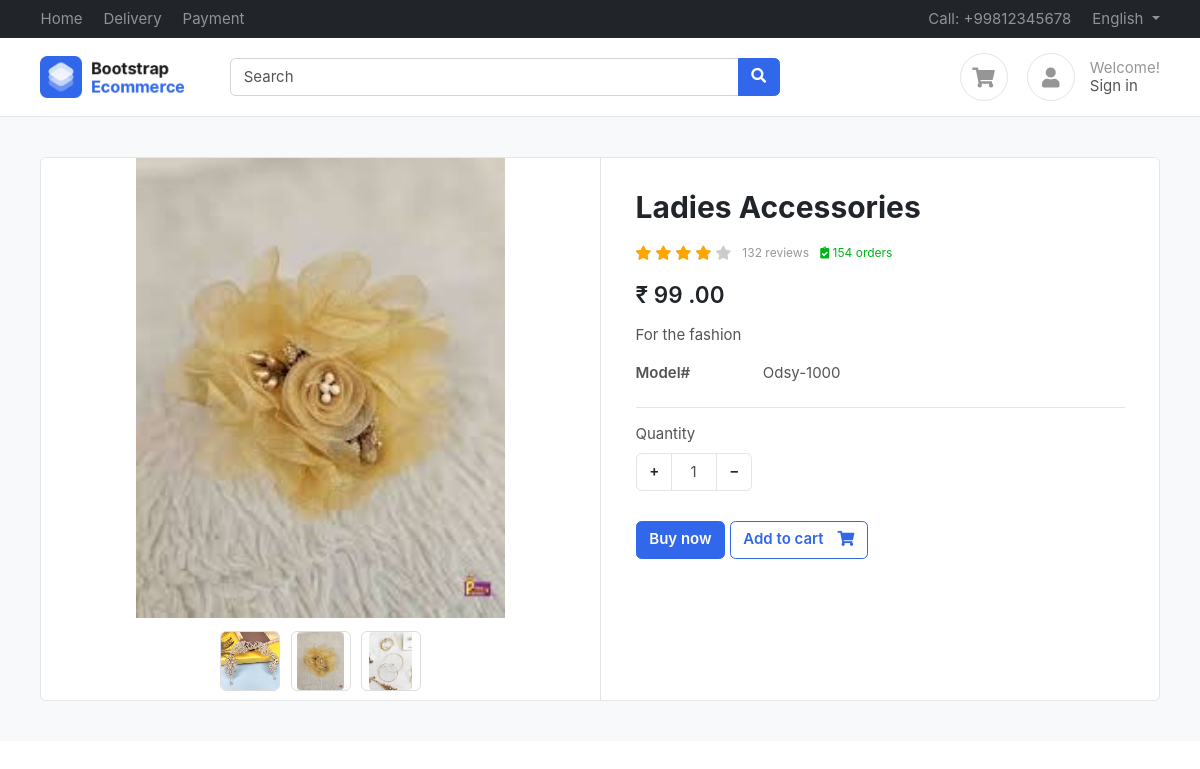
The app's page /product/ladies-accessories/ with its own data.
### Product/models.py (models this page shows, shortened)
class Product(BaseClass):
    product_name = models.CharField(max_length=50)
    slug = models.SlugField(unique=True , null=True , blank=True)
    category = models.ForeignKey(Category, related_name = "Product", on_delete=models.CASCADE)
    price = models.IntegerField()
    description = models.TextField()
    colour_variant = models.ManyToManyField(ColourVariant)
    size_variant = models.ManyToManyField(SizeVariant)

class ProductImage(BaseClass):
    product = models.ForeignKey(Product, related_name = "Product_Images", on_delete=models.CASCADE)
    product_image = models.ImageField(upload_to="Product")

### Product/views.py (the view)
# urls.py: path('<slug>/',get_product,name="GetProduct"),
def get_product(request , slug):
    try:
        product = Product.objects.get(slug = slug)
        context = {'product' : product}
        if request.GET.get('size'):
            size = request.GET.get('size')
            price = product.get_product_price_by_size(size)
            context['selected_size'] = size
            context['updated_price'] = price
        return render(request , 'Product/product.html' , context = context)
    except Exception as e:
        print(e)

### Template/Product/product.html (shortened to what this page needs)
{% extends "base/base.html" %}
{% block main  %}
<section class="section-content padding-y bg">
    <div class="container">
    <div class="card">
        <div class="row no-gutters">
            <aside class="col-md-6">
    <article class="gallery-wrap">
    <div class="img-big-wrap">
      <div> <a><img src="/media/{{product.Product_Images.first.product_image}}"></a></div>
    </div>
    <div class="thumbs-wrap">
      {%for image in product.Product_Images.all%}
      <a href="" class="item-thumb"> <img src="/media/{{image.product_image}}"></a>
      {%endfor%}
    </div>
    </article>
            </aside>
            <main class="col-md-6 border-left">
    <article class="content-body">
    <h2 class="title">{{product.product_name}}</h2>
    <div class="rating-wrap my-3">
        <ul class="rating-stars">
            <li style="width:80%" class="stars-active">
                <i class="fa fa-star"></i> <i class="fa fa-star"></i>
                <i class="fa fa-star"></i> <i class="fa fa-star"></i>
            </li>
            <li>
                <i class="fa fa-star"></i> <i class="fa fa-star"></i>
                <i class="fa fa-star"></i> <i class="fa fa-star"></i>
                <i class="fa fa-star"></i>
            </li>
        </ul>
        <small class="label-rating text-muted">132 reviews</small>
        <small class="label-rating text-success"> <i class="fa fa-clipboard-check"></i> 154 orders </small>
    </div>
    <div class="mb-3">
      <var class="price h4">₹
        {%if updated_price %}
        {{updated_price}}
        {% else %}
        {{product.price}}
      {% endif %}
      .00</var>
    </div>
    <p>{{product.description}}</p>
    <dl class="row">
      <dt class="col-sm-3">Model#</dt>
      <dd class="col-sm-9">Odsy-1000</dd>
    </dl>
    <hr>
        <div class="form-row">
            <div class="form-group col-md flex-grow-0">
                <label>Quantity</label>
                <div class="input-group mb-3 input-spinner">
                  <div class="input-group-prepend">
                    <button class="btn btn-light" type="button" id="button-plus"> + </button>
                  </div>
                  <input type="text" class="form-control" value="1">
                  <div class="input-group-append">
                    <button class="btn btn-light" type="button" id="button-minus"> − </button>
                  </div>
                </div>
            </div>
        </div>
        <a href="#" class="btn  btn-primary"> Buy now </a>
        <a href="{% url 'add_to_cart' product.uid %}?variant={{selected_size}}" class="btn  btn-outline-primary">
          <span class="text">Add to cart</span> <i class="fas fa-shopping-cart"></i>  </a>
    </article>
            </main>
        </div>
    </div>
    </div>
    </section>
    {% endblock main  %}

### public/static/css/ui.css (style rules this page uses)
html { font-family: 'Inter', sans-serif; font-size: 15px; }
.content-body { flex: 1 1 auto; padding: 2rem 2.3rem; }
.padding-y { padding-top: 40px; padding-bottom: 40px; }
var { font-style: normal; }
article:after, .form-group:after { display: block; clear: both; content: ""; }
.bg { background-color: #f8f9fa; }
.card .title { color: #212529; }
.btn-light { background-color: #fff; border-color: #e4e4e4; }
.btn .text + i { margin-left: 10px; }
dl[class="row"] { margin-bottom: 0; }
.price { font-weight: 600; color: #212529; }
.label-rating { margin-left: 7px; display: inline-block; vertical-align: middle; }
.rating-stars { display: inline-block; vertical-align: middle; list-style: none; margin: 0; padding: 0; position: relative; white-space: nowrap; clear: both; }
.rating-stars i { font-size: 14px; color: #ccc; display: inline; }
.rating-stars li { display: block; text-overflow: clip; white-space: nowrap; z-index: 1; }
.rating-stars li.stars-active { z-index: 2; position: absolute; top: 0; left: 0; overflow: hidden; }
.rating-stars li.stars-active i { color: orange; }
.input-spinner { width: 120px; flex-wrap: nowrap; display: inline-flex; }
.input-spinner input.form-control { text-align: center; max-width: 46px; flex-basis: 46px; border-color: #e4e4e4; flex-grow: 0; }
.input-spinner .btn { width: 36px; text-align: center; }
.gallery-wrap .img-big-wrap { margin-bottom: 10px; border-radius: 0.37rem; overflow: hidden; background-color: #fff; }
.gallery-wrap .img-big-wrap a { text-align: center; display: block; }
.gallery-wrap .img-big-wrap img { height: 460px; width: auto; display: inline-block; cursor: zoom-in; }
.gallery-wrap .thumbs-wrap { text-align: center; }
.gallery-wrap .thumbs-wrap .item-thumb { width: 60px; height: 60px; border: 1px solid #ddd; border-radius: 6px; margin: 3px; display: inline-block; overflow: hidden; }
.gallery-wrap .thumbs-wrap img { max-width: 100%; max-height: 100%; object-fit: cover; border-radius: 4px; cursor: zoom-in; }

### records on screen
Product: Product_Images.first.product_image (picture), product_name "Ladies Accessories", price "99", description "For the fashion"
ProductImage: product_image (picture)
ProductImage: product_image (picture)
ProductImage: product_image (picture)
